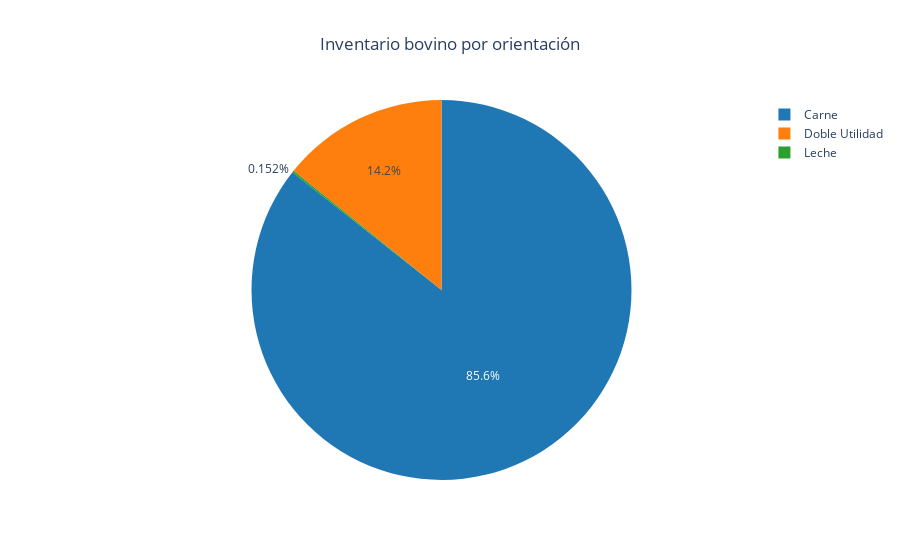

Source (notebook cell):
### Markdown cell above
# Aparte

### Code cell
import pandas as pd
import plotly.graph_objects as go

# Group the DataFrame by the 'Orientación' column and sum the 'NumeroAnimales' column
orientacion_counts = df.groupby('Orientación')['NoAnimales'].sum()

# Define custom colors for the pie slices
colors = ['rgb(31, 119, 180)', 'rgb(255, 127, 14)', 'rgb(44, 160, 44)']

# Create the pie chart using Plotly
fig = go.Figure(data=[go.Pie(labels=orientacion_counts.index,
                             values=orientacion_counts.values,
                             marker=dict(colors=colors))])

# Set the title of the pie chart
fig.update_layout(title_text='Inventario bovino en Córdoba por orientación', title_x=0.5)

# Display the interactive pie chart
fig.show()

# Saving the interactive pie chart to a file
#fig.write_html('pie_chart.html')

### Figure 1 — Plotly figure (JSON) as saved in the notebook; plotly's stock layout.template omitted (floating-point values rounded to 4 significant figures)
{"data": [{"labels": ["Carne", "Doble Utilidad", "Leche"], "marker": {"colors": ["rgb(31, 119, 180)", "rgb(255, 127, 14)", "rgb(44, 160, 44)"]}, "type": "pie", "values": [12305152, 2042026, 21841]}], "layout": {"title": {"text": "Inventario bovino por orientación", "x": 0.5}}}
